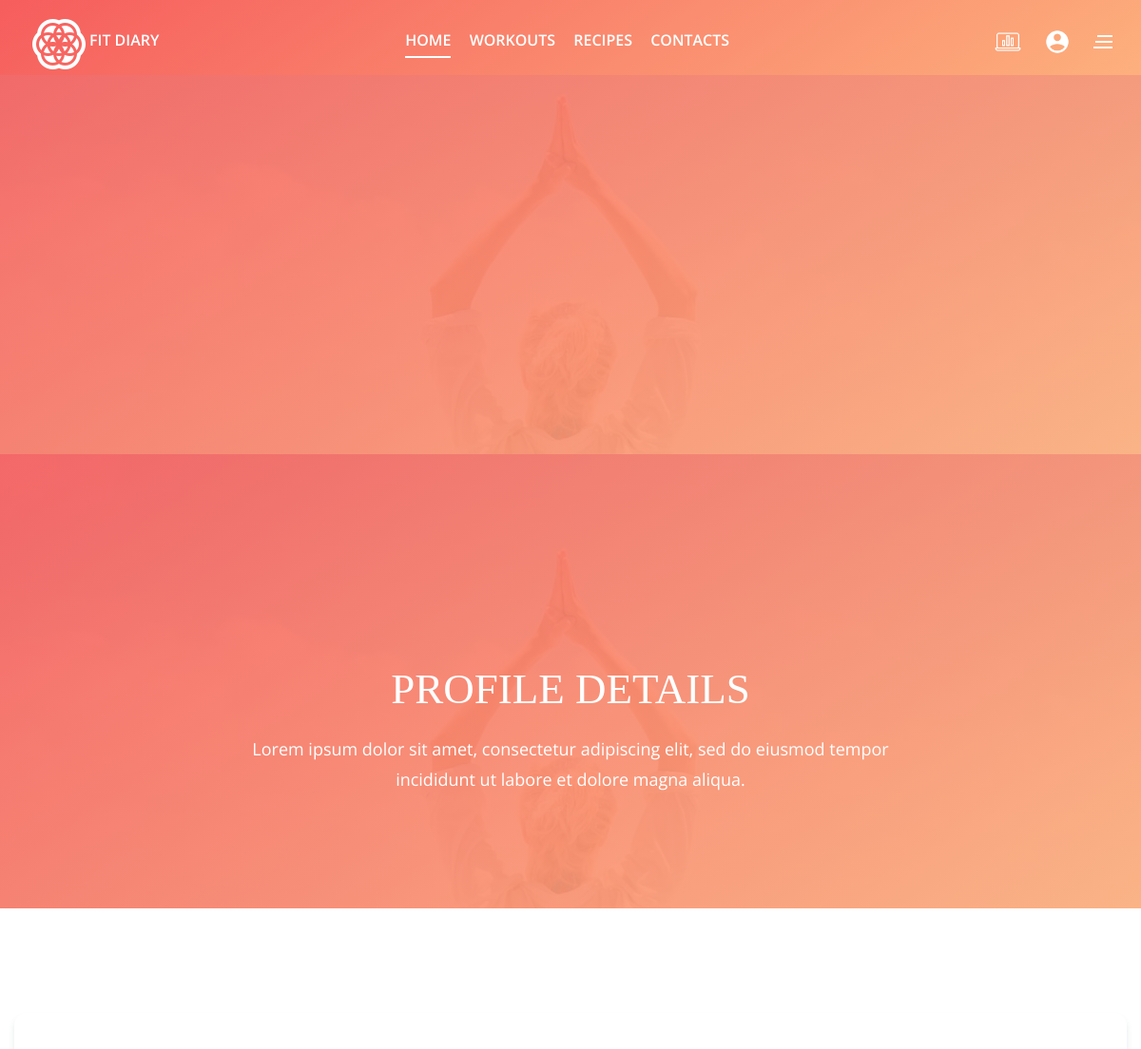
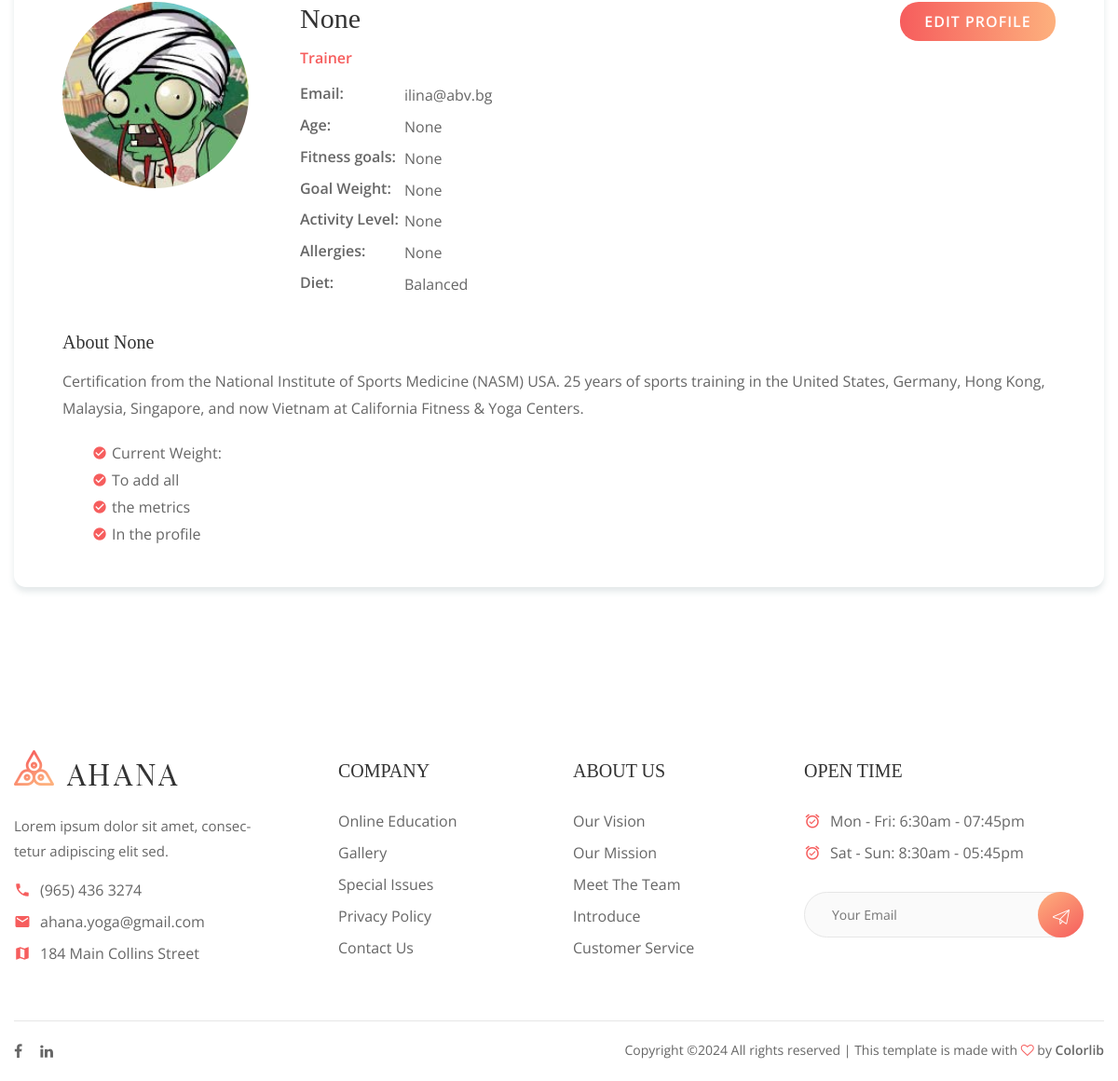
The page /accounts/profile/1/ on the database its author committed (2 pictures, top to bottom).
### fit_diary/accounts/models.py (models this page shows)
class Profile(models.Model):
    MAX_FIRST_NAME_LENGTH = 30
    MAX_LAST_NAME_LENGTH = 30
    MAX_GENDER_LENGTH = 20
    MAX_FITNESS_GOALS_LENGTH = 50
    MAX_ACTIVITY_LEVEL_LENGTH = 50
    MAX_DIETARY_RESTRICTIONS_LENGTH = 100
    MAX_PREFERRED_DIET_LENGTH = 50
    GENDERS = (
            ('Male', 'Male'),
            ('Female', 'Female'),
            ('Other', 'Other'),
    )
    FITNESS_GOALS = (
        ('Lose weight', 'Lose weight'),
        ('Gain muscle', 'Gain muscle'),
        ('Build endurance', 'Build endurance'),
        ('Improve flexibility', 'Improve flexibility'),
        ('Increase strength', 'Increase strength'),
    )
    ACTIVITY_LEVEL = (
        ('Sedentary', 'Sedentary'),
        ('Lightly Active', 'Lightly Active'),
        ('Moderately Active', 'Moderately Active'),
        ('Very Active', 'Very Active'),
        ('Extra Active', 'Extra Active')
    )
    DIETARY_RESTRICTIONS = (
        ('None', 'None'),
        ('Gluten-Free', 'Gluten-Free'),
        ('Dairy-Free', 'Dairy-Free'),
        ('Nut-Free', 'Nut-Free'),
        ('Sugar-Free', 'Sugar-Free'),
    )
    PREFERRED_DIET = (
        ('Balanced', 'Balanced'),
        ('High-Protein', 'High-Protein'),
        ('Low-Carb', 'Low-Carb'),
        ('Vegan', 'Vegan'),
        ('Vegetarian', 'Vegetarian'),
        ('Keto', 'Keto')
    )
    first_name = models.CharField(
        max_length=MAX_FIRST_NAME_LENGTH,
        blank=True,
        null=True,
    )
    last_name = models.CharField(
        max_length=MAX_LAST_NAME_LENGTH,
        blank=True,
        null=True,
    )
    age = models.PositiveIntegerField(
        null=True,
        blank=True
    )
    gender = models.CharField(
        max_length=MAX_GENDER_LENGTH,
        choices=GENDERS,
        blank=True,
        null=True
    )
    profile_picture = models.ImageField(
        upload_to='images/profile_pictures/',
        blank=True,
        null=True,
    )
    facebook_profile_url = models.URLField(
        blank=True,
        null=True,
        unique=True,
    )
    instagram_profile_url = models.URLField(
        blank=True,
        null=True,
        unique=True,
    )
    linkedin_profile_url = models.URLField(
        blank=True,
        null=True,
        unique=True,
    )
    fitness_goals = models.CharField(
        max_length=MAX_FITNESS_GOALS_LENGTH,
        choices=FITNESS_GOALS,
        blank=True,
        null=True,
        help_text='Your primary fitness goal')
    goal_weight = models.DecimalField(
        max_digits=5,
        decimal_places=2,
        help_text='Goal weight in kilograms',
        null=True,
        blank=True,
    )
    daily_calorie_goal = models.IntegerField(
        null=True,
        blank=True,
    )
    activity_level = models.CharField(
        max_length=MAX_ACTIVITY_LEVEL_LENGTH,
        choices=ACTIVITY_LEVEL,
        blank=True,
        null=True
    )
    dietary_restrictions = models.CharField(
        max_length=MAX_DIETARY_RESTRICTIONS_LENGTH,
        choices=DIETARY_RESTRICTIONS,
        help_text='Any health restrictions',
        blank=True,
        default='None',
    )
    preferred_diet = models.CharField(
        max_length=MAX_PREFERRED_DIET_LENGTH,
        choices=PREFERRED_DIET,
        blank=True,
        null=True,
        default='Balanced',
    )
    user = models.OneToOneField(
        FitDiaryUser,
        on_delete=models.CASCADE,
        primary_key=True,
    )
    @property
    def full_name(self):
        if self.first_name and self.last_name:
            return f"{self.first_name} {self.last_name}"
        return self.first_name or self.last_name

class FitDiaryUser(AbstractBaseUser, PermissionsMixin):
    email = models.EmailField(
        _('email address'),
        unique=True,
        error_messages={
            "unique":_("TA user with that email already exists."),
        },
    )
    is_staff = models.BooleanField(
        _("staff status"),
        default=False,
        help_text=_("Designates whether the user can log into this admin site."),
    )
    is_active = models.BooleanField(
        _("active"),
        default=True,
        help_text=_(
            "Designates whether this user should be treated as active. "
            "Unselect this instead of deleting accounts."
        ),
    )
    date_joined = models.DateTimeField(_("date joined"), default=timezone.now)
    objects = FitDiaryUserManager()
    USERNAME_FIELD = "email"

### fit_diary/accounts/views.py (the view)
# urls.py: path('', ProfileDetailsView.as_view(), name='details-profile'),
class ProfileDetailsView(DetailView):
    queryset = Profile.objects.all().prefetch_related('user')
    template_name = 'accounts/details-profile.html'

### templates/accounts/details-profile.html (shortened to what this page needs)
 {%  extends 'base.html' %}
{%  load static %}
{%  block main_content %}
	<section class="page-top-section set-bg" data-setbg="img/page-top-bg.jpg">
		<div class="container">
			<div class="row">
				<div class="col-lg-7 m-auto text-white">
					<h2>Profile details</h2>
					<p>Lorem ipsum dolor sit amet, consectetur adipiscing elit, sed do eiusmod tempor incididunt ut labore et dolore magna aliqua.</p>
				</div>
			</div>
		</div>
	</section>
{% endblock %}
{% block additional_content %}
	<section class="trainer-details-section spad overflow-hidden">
		<div class="container">
			<div class="trainer-details">
				<div class="trainer-info">
					<div class="td-left">
                        {% if profile.profile_picture %}
                            <img src="{{ profile.profile_picture.url }}" alt="cannot load pic">
                        {% else %}
						    <img src="{%  static 'img/classes/1.jpg' %}" alt="">
                        {%  endif %}
					</div>
					<div class="td-right">
						<h3>{{ profile.full_name }}</h3>
						<h6>Trainer</h6>
						<ul>
							<li><strong>Email:</strong><p>{{ profile.user.email }}</p></li>
                            <li><strong>Age:</strong><p>{{ profile.age }}</p></li>
                            <li><strong>Fitness goals: </strong><p>{{ profile.fitness_goals }}</p></li>
                            <li><strong>Goal Weight:</strong><p>{{ profile.goal_weight }}</p></li>
                            <li><strong>Activity Level: </strong><p>{{ profile.activity_level }}</p></li>
                            <li><strong>Allergies:</strong><p>{{ profile.dietary_restrictions }}</p></li>
                            <li><strong>Diet:</strong><p>{{ profile.preferred_diet }}</p></li>
						</ul>
						<a href="#" class="site-btn sb-gradient">Edit Profile</a>
					</div>
				</div>
				<div class="trainer-details-text">
					<h3>About {{ profile.first_name }}</h3>
					<p>Certification from the National Institute of Sports Medicine (NASM) USA. 25 years of sports training in the United States, Germany, Hong Kong, Malaysia, Singapore, and now Vietnam at California Fitness & Yoga Centers.</p>
                    <ul>
						<li><i class="material-icons">check_circle</i>Current Weight: </li>
						<li><i class="material-icons">check_circle</i>To add all</li>
						<li><i class="material-icons">check_circle</i>the metrics </li>
						<li><i class="material-icons">check_circle</i>In the profile</li>
					</ul>
				</div>
			</div>
		</div>
	</section>
 {% endblock %}

### rows shown on the page
Profile: profile_picture (picture), full_name "None", user.email "ilina@abv.bg", age "None", fitness_goals "None", goal_weight "None", activity_level "None", dietary_restrictions "None", preferred_diet "Balanced", first_name "None"
